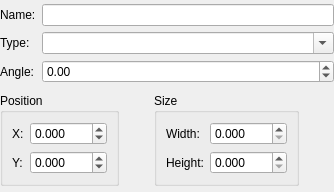
<?xml version="1.0" encoding="UTF-8"?>
<ui version="4.0">
 <class>ObjectPropertiesDialog</class>
 <widget class="QWidget" name="ObjectPropertiesDialog">
  <property name="geometry">
   <rect>
    <x>0</x>
    <y>0</y>
    <width>334</width>
    <height>192</height>
   </rect>
  </property>
  <property name="sizePolicy">
   <sizepolicy hsizetype="Expanding" vsizetype="Fixed">
    <horstretch>0</horstretch>
    <verstretch>0</verstretch>
   </sizepolicy>
  </property>
  <property name="baseSize">
   <size>
    <width>0</width>
    <height>0</height>
   </size>
  </property>
  <property name="windowTitle">
   <string>Form</string>
  </property>
  <layout class="QGridLayout" name="gridLayout_4">
   <property name="margin">
    <number>0</number>
   </property>
   <item row="0" column="0" colspan="5">
    <layout class="QGridLayout" name="gridLayout_3">
     <item row="1" column="1">
      <widget class="QComboBox" name="type">
       <property name="editable">
        <bool>true</bool>
       </property>
      </widget>
     </item>
     <item row="0" column="0">
      <widget class="QLabel" name="nameLabel">
       <property name="text">
        <string>Name:</string>
       </property>
       <property name="buddy">
        <cstring>name</cstring>
       </property>
      </widget>
     </item>
     <item row="1" column="0">
      <widget class="QLabel" name="typeLabel">
       <property name="text">
        <string>Type:</string>
       </property>
       <property name="buddy">
        <cstring>type</cstring>
       </property>
      </widget>
     </item>
     <item row="0" column="1">
      <widget class="QLineEdit" name="name"/>
     </item>
     <item row="2" column="1">
      <widget class="QDoubleSpinBox" name="angle">
       <property name="minimum">
        <double>-360.000000000000000</double>
       </property>
       <property name="maximum">
        <double>360.000000000000000</double>
       </property>
      </widget>
     </item>
     <item row="2" column="0">
      <widget class="QLabel" name="angleLabel">
       <property name="text">
        <string>Angle:</string>
       </property>
      </widget>
     </item>
    </layout>
   </item>
   <item row="1" column="1">
    <spacer name="horizontalSpacer">
     <property name="orientation">
      <enum>Qt::Horizontal</enum>
     </property>
     <property name="sizeHint" stdset="0">
      <size>
       <width>0</width>
       <height>20</height>
      </size>
     </property>
    </spacer>
   </item>
   <item row="1" column="4">
    <spacer name="horizontalSpacer_2">
     <property name="orientation">
      <enum>Qt::Horizontal</enum>
     </property>
     <property name="sizeHint" stdset="0">
      <size>
       <width>0</width>
       <height>20</height>
      </size>
     </property>
    </spacer>
   </item>
   <item row="1" column="0">
    <widget class="QGroupBox" name="positionGroupBox">
     <property name="sizePolicy">
      <sizepolicy hsizetype="Fixed" vsizetype="Fixed">
       <horstretch>0</horstretch>
       <verstretch>0</verstretch>
      </sizepolicy>
     </property>
     <property name="title">
      <string>Position</string>
     </property>
     <layout class="QGridLayout" name="gridLayout">
      <item row="0" column="0">
       <widget class="QLabel" name="xLabel">
        <property name="text">
         <string>X:</string>
        </property>
       </widget>
      </item>
      <item row="0" column="1">
       <widget class="QDoubleSpinBox" name="x">
        <property name="decimals">
         <number>3</number>
        </property>
        <property name="minimum">
         <double>-999.000000000000000</double>
        </property>
        <property name="maximum">
         <double>9999.000000000000000</double>
        </property>
       </widget>
      </item>
      <item row="2" column="0">
       <widget class="QLabel" name="yLabel">
        <property name="text">
         <string>Y:</string>
        </property>
       </widget>
      </item>
      <item row="2" column="1">
       <widget class="QDoubleSpinBox" name="y">
        <property name="decimals">
         <number>3</number>
        </property>
        <property name="minimum">
         <double>-999.000000000000000</double>
        </property>
        <property name="maximum">
         <double>9999.000000000000000</double>
        </property>
       </widget>
      </item>
     </layout>
    </widget>
   </item>
   <item row="1" column="2">
    <widget class="QGroupBox" name="sizeGroupBox">
     <property name="sizePolicy">
      <sizepolicy hsizetype="Fixed" vsizetype="Fixed">
       <horstretch>0</horstretch>
       <verstretch>0</verstretch>
      </sizepolicy>
     </property>
     <property name="title">
      <string>Size</string>
     </property>
     <layout class="QGridLayout" name="gridLayout_2">
      <item row="0" column="0">
       <widget class="QLabel" name="widthLabel">
        <property name="text">
         <string>Width:</string>
        </property>
       </widget>
      </item>
      <item row="0" column="1">
       <widget class="QDoubleSpinBox" name="width">
        <property name="decimals">
         <number>3</number>
        </property>
        <property name="maximum">
         <double>9999.000000000000000</double>
        </property>
       </widget>
      </item>
      <item row="1" column="0">
       <widget class="QLabel" name="heightLabel">
        <property name="text">
         <string>Height:</string>
        </property>
       </widget>
      </item>
      <item row="1" column="1">
       <widget class="QDoubleSpinBox" name="height">
        <property name="decimals">
         <number>3</number>
        </property>
        <property name="maximum">
         <double>9999.000000000000000</double>
        </property>
       </widget>
      </item>
     </layout>
    </widget>
   </item>
  </layout>
 </widget>
 <resources/>
 <connections/>
</ui>
